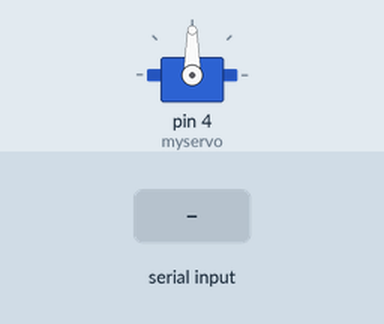
The sketch below on a simulated Arduino Uno, built with avr-gcc and run on an emulated ATmega328P. Parts: servo. The inputs (shaded band) are chosen by the test bench. What the sketch prints to the serial monitor is not drawn.

Above: at 1.2 s.
1.3 s: "90,45\n" received over Serial
At 3.5 s:
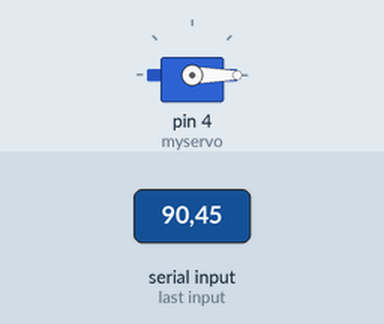
3.8 s: "30,150\n" received over Serial
At 4.6 s:
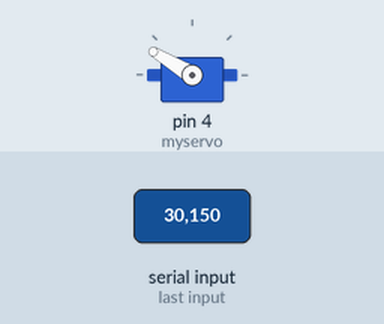
6.3 s: "200\n" received over Serial
At 7.1 s:
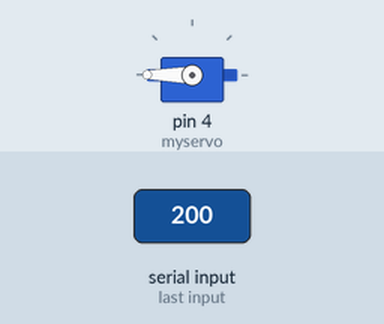
Timing chart, 0 to 9.3 s (numbered marks = the images above; inputs shaded):
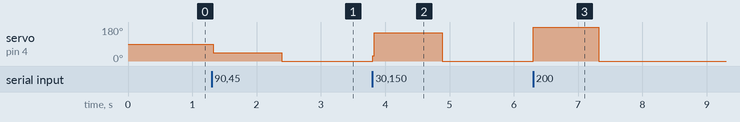

The sketch:

Servo_Controller_Circuit_Program.ino
```cpp
#include <Servo.h>


Servo myservo;


int val;

void setup()
{
  myservo.attach(4);
  Serial.begin(9600);

}

void loop()
{
  int n;
  Serial.print("Enter the desired angular shaft position of the Servo Motor");
  while (Serial.available()==0){}
  n=Serial.parseInt();
  Serial.print(" Angle = ");
  Serial.println(n);
  val=(n*5.683);
  val=map(val, 0,1023, 0, 180);
  myservo.write(val );
  delay(15);
}
```

Measured:
- after the input at 1.3 s, servo on pin 4 (myservo): 90° → 44° at once, → 0° 1.1 s later
- after the input at 3.8 s, servo on pin 4 (myservo): 0° → 149° at once, → 0° 1.1 s later
- after the input at 6.3 s, servo on pin 4 (myservo): 0° → 180° at once, → 0° 1.0 s later
